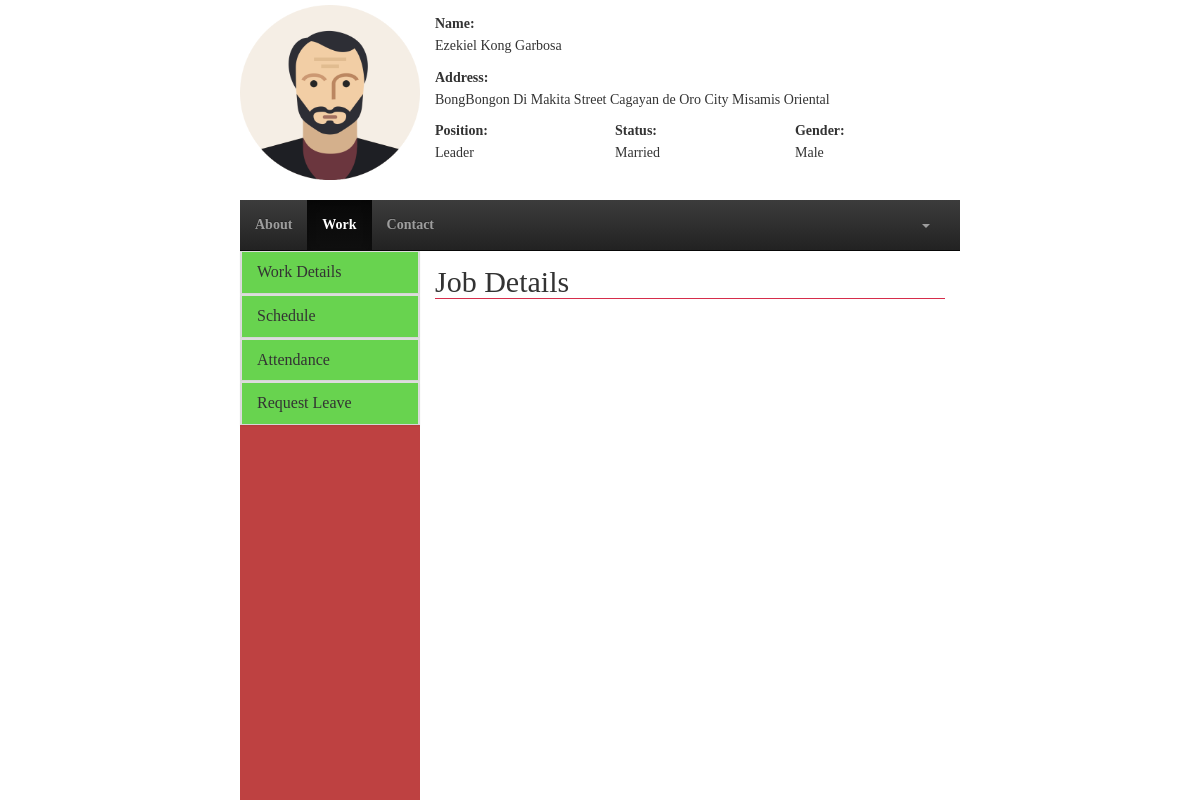
Page /user/work_details.php?id=16 (signed in) on the earlier database version.
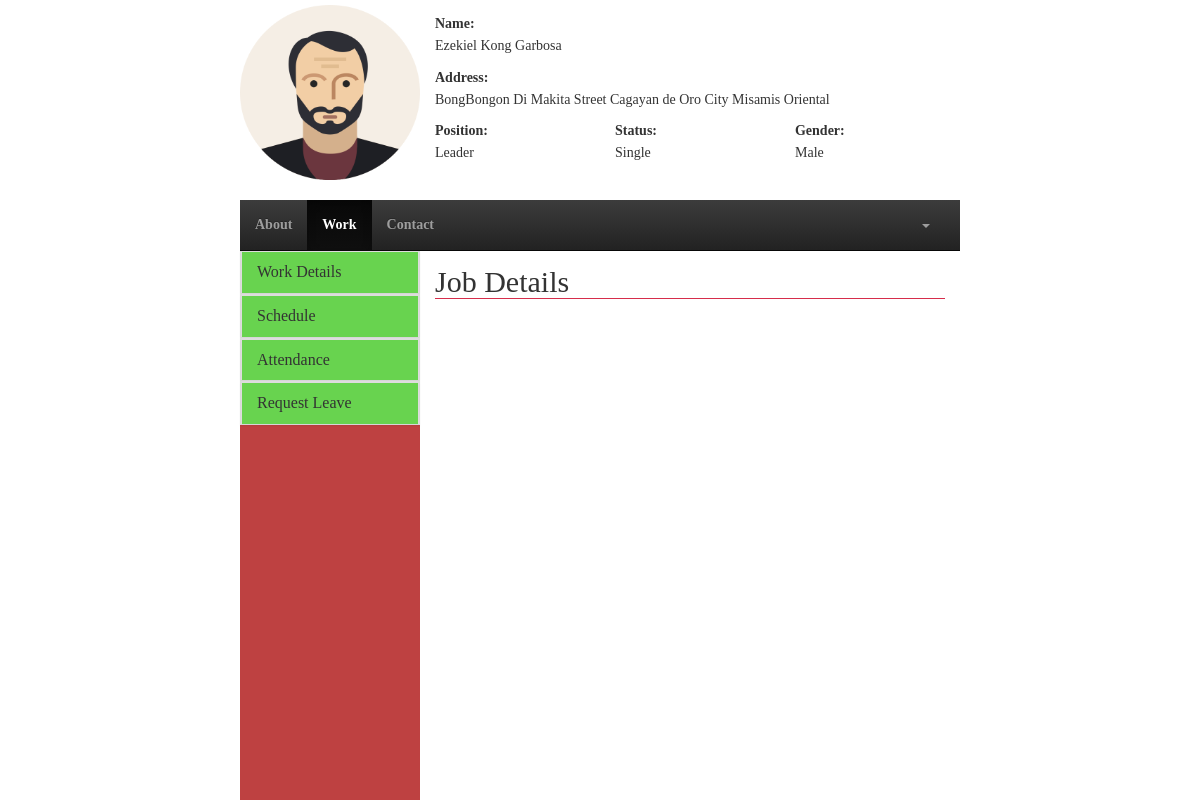
Same page on the later database version.
### tables this page shows
CREATE TABLE `current_address` (
  `staff_id` bigint(20) DEFAULT NULL,
  `addOne` varchar(50) DEFAULT NULL,
  `addTwo` varchar(50) DEFAULT NULL,
  `addTre` varchar(50) DEFAULT NULL,
  `state` varchar(50) NOT NULL,
  `city` varchar(50) NOT NULL,
  `country` varchar(50) NOT NULL,
  `postCode` int(11) NOT NULL
);

CREATE TABLE `staff` (
  `staff_id` bigint(20) NOT NULL,
  `fname` varchar(50) NOT NULL,
  `mname` varchar(50) DEFAULT NULL,
  `lname` varchar(50) NOT NULL,
  `birthdate` date NOT NULL,
  `cellnum` varchar(50) NOT NULL,
  `telnum` varchar(50) DEFAULT NULL,
  `email` varchar(50) NOT NULL,
  `status` varchar(50) NOT NULL,
  `gender` varchar(50) NOT NULL,
  `type` varchar(50) NOT NULL,
  `position` varchar(50) NOT NULL,
  `department` varchar(50) NOT NULL,
  `password` varchar(50) NOT NULL
);

### user/work_details.php (the view, shortened to what this page needs)
<!DOCTYPE html>
<html lang="en">
	<head>
		<link rel="stylesheet" href="css/bootstrap.css">
		<link rel="stylesheet" href="css/stylesheet.css">
		<link rel="stylesheet" href="css/bootstrap-theme.css">
	</head>
	<body>
		<div class="row-3">
			<div class="container-sides">
				<div class="col-12">
					<?php
						$space = " ";
						$id = $_GET['id'];
						include_once("action/session.php");
						$query = "SELECT staff.staff_id, staff.fname, staff.mname, staff.lname, staff.status, staff.gender, staff.type, staff.position, staff.password, current_address.staff_id, current_address.addOne, current_address.addTwo, current_address.addTre, current_address.state, current_address.city FROM staff INNER JOIN current_address ON staff.staff_id = current_address.staff_id WHERE staff.staff_id = '$id'";
						$result = mysqli_query($connect,$query);
						if(mysqli_num_rows($result) > 0){
							while($row = mysqli_fetch_assoc($result)):
					?>
								<form action="">
									<div class="col-3 text-center">
										<img src="img/avatar.png" alt="" style="width:180px;height: 180px;padding-top: 5px; ">
									</div>
									<div class="col-9">
										<div class="row-4">
											<div class="container">
												<label>Name:</label>
												<h5><?php echo $row['fname'].$space.$row['mname'].$space.$row['lname'] ?></h5>
											</div>
										</div>
										<div class="row-4">
											<div class="container">
												<label>Address:</label>
												<h5><?php echo $row['addOne'].$space.$row['addTwo'].$space.$row['addTre'].$space.$row['city'].$space.$row['state'] ?></h5>
											</div>
										</div>
										<div class="row-4">
											<div class="col-4 container">
												<label>Position:</label>
												<h5><?php echo $row['position'] ?></h5>
											</div>
											<div class="col-4 container">
												<label>Status:</label>
												<h5><?php echo $row['status'] ?></h5>
											</div>
											<div class="col-4 container">
												<label>Gender:</label>
												<h5><?php echo $row['gender'] ?></h5>
											</div>
										</div>
									</div>
								</form>
					<?php endwhile;} ?>
				</div>
			</div>
		</div>
		<div class="row-9">
			<div class="container-sides">
				<div class="col-12">
					<div class="row-1">
						<div class="">
							<nav class="navbar navbar-inverse navbar-static-top">
								<div class="collapse navbar-collapse navHeaderCollapse">
									<ul class="nav navbar-nav navbar-left">
										<li><a href="about_me.php<?php echo '?id='.$id.''?>">About</a></li>
										<li class="active"><a href="work_details.php<?php echo '?id='.$id.''?>">Work</a></li>
										<li><a href="contact_person.php<?php echo '?id='.$id.''?>">Contact</a></li>
									</ul>
									<ul class="nav navbar-nav navbar-right" style="margin-right: 15px;">
										<li>
											<a href="" class="dropdown-toggle" data-toggle="dropdown"><b class="caret"></b></a>
										</li>
									</ul>
								</div>
							</nav>
						</div>
					</div>
					<div class="row-11">
						<div class="col-3" style="background-color: #be4141;">
							<div class="panel-group">
								<div class="panel panel-default">
									<div class="panel panel-heading">
										<h4 class="panel-title"><a href="#collapse1" data-toggle="collapse"><a href="work_details.php">Work Details</a></a></h4>
									</div>
								</div>
							</div>
							<div class="panel-group">
								<div class="panel panel-default">
									<div class="panel panel-heading">
										<h4 class="panel-title"><a href="#collapse2" data-toggle="collapse"><a href="work_schedule.php">Schedule</a></a></h4>
									</div>
								</div>
							</div>
							<div class="panel-group">
								<div class="panel panel-default">
									<div class="panel panel-heading">
										<h4 class="panel-title"><a href="#collapse3" data-toggle="collapse"><a href="work_attendance.php">Attendance</a></a></h4>
									</div>
								</div>
							</div>
							<div class="panel-group">
								<div class="panel panel-default">
									<div class="panel panel-heading">
										<h4 class="panel-title"><a href="#collapse4" data-toggle="collapse"><a href="work_leave.php">Request Leave</a></a></h4>
									</div>
								</div>
							</div>
						</div>
						<div class="col-9">
							<div class="row-12">
								<form action="">
									<div class="container form-group">
										<legend><h2>Job Details</h2></legend>
									</div>
								</form>
							</div>
						</div>
					</div>
				</div>
			</div>
		</div>
	</body>
</html>

Differences in the rows shown:
changed through a linked row, current_address "BongBongon": staff_id.status "Married" → "Single"
